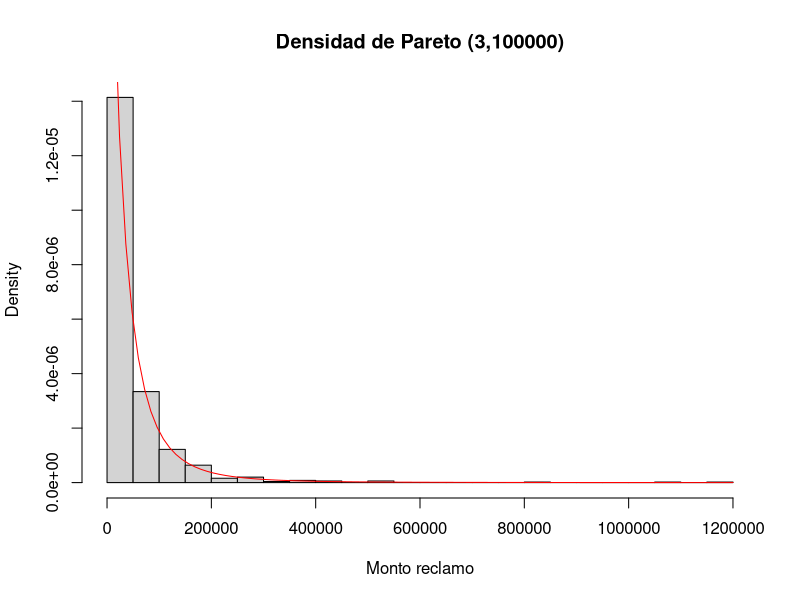
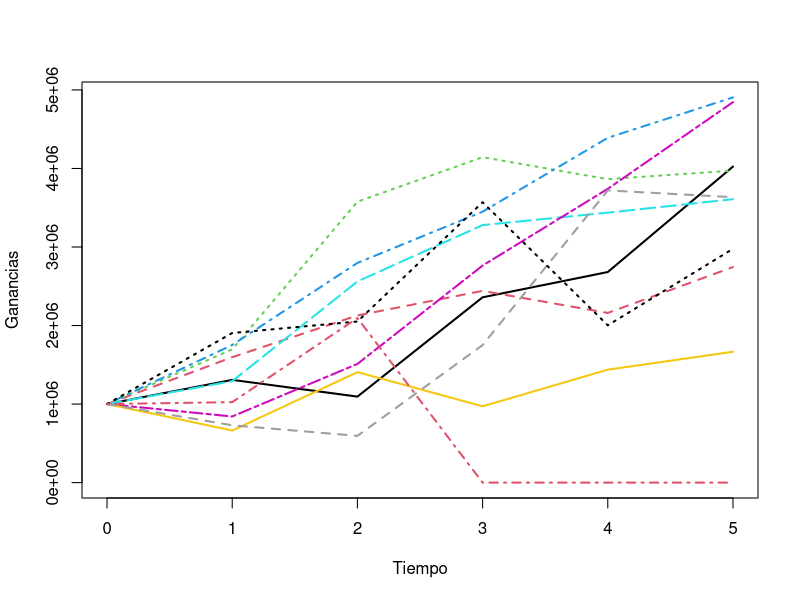
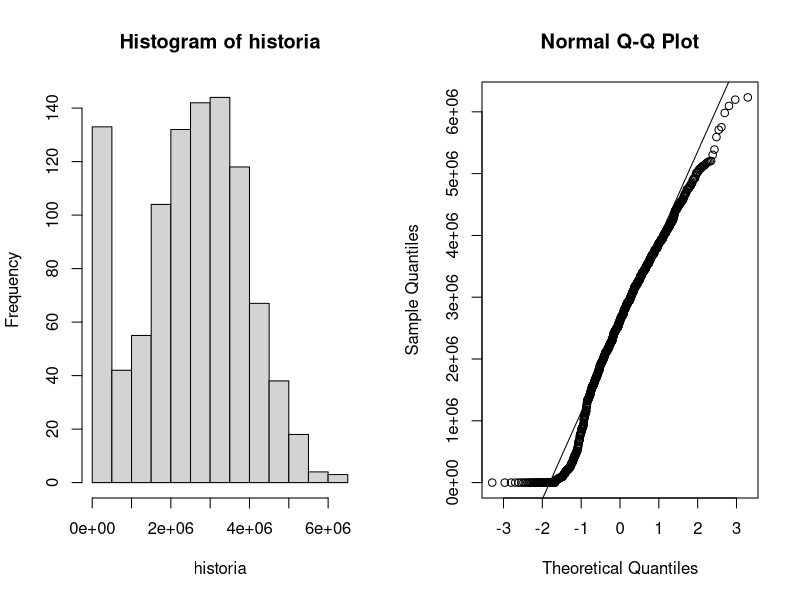

R code for these plots, in order:
## ---- chunk 1

## ---- chunk 2
rpareto<-function(n,alfa,beta) {
        u<-runif(n)
        x<-beta*((1/u^(1/alfa))-1)
  return(x)
}

## ---- chunk 3
dpareto<-function(x,alfa,beta) {
  t<-(alfa*beta^alfa)/(x+beta)^(alfa+1)
        return(t)

}

## ---- chunk 4
set.seed(123)
beta<-100000
alfa<-3
n<-1000

muestra<-rpareto(n,alfa,beta)
hist(muestra,prob=T,breaks="Scott",xlab="Monto reclamo",main="Densidad de Pareto (3,100000)")
curve(dpareto(x,alfa,beta),add=T,col="red")
## ---- chunk 5
balance<-function(inicio=1000000, p=0.1,nclientes=1000,precio_poliza=5500,years=5) {
polizas<-precio_poliza*nclientes
z<-numeric(years)
zini<-1000000
for (i in 1:years) {
  u<-runif(nclientes)
	reclamos<-u<=p
	nreclamos<- sum(reclamos)
	montos<-rpareto(nreclamos,alfa,beta)
	total.reclamos<-sum(montos)
        if (i==1) z[i]<-zini + polizas -total.reclamos
	else z[i]<-z[i-1] + polizas -total.reclamos
        if (z[i] < 0 ) {
		z[i]<-0 
		break()
	 }
}
return(z)
}

## ---- chunk 6
balance()
balance()
balance()
## ---- chunk 7
nrealiza<-10
varias<-matrix(0,nrow=nrealiza,ncol=6)
for (j in 1:nrealiza) {
  varias[j,2:6]<-balance()
  varias[j,1]<-1000000
}
maximo<-max(varias)
minimo<-min(varias)
plot(0:5,varias[1,],type="n",xlim=c(0,5),ylim=c(minimo,maximo),xlab="Tiempo",ylab="Ganancias")
for (j in 1:nrealiza) lines(0:5, varias[j,],col=j,lty=j,lwd=2)

## ---- chunk 8
m<-1000
historia<-numeric(m)
quiebra<-0
for (i in 1:m) {
  cincoY<-balance()
	if (any (cincoY==0)) quiebra<-quiebra + 1
	historia[i] <- mean(cincoY)
}
## ---- chunk 9
pquiebra<-quiebra/m
print(pquiebra)

#Error estandar de la probabilidad de quiebra:
sqrt((1-pquiebra)*pquiebra/m)
## ---- chunk 10
gananciaE<-mean(historia)
print(gananciaE)
## ---- chunk 11
par(mfrow=c(1,2))
hist(historia)
qqnorm(historia)
qqline(historia)
## ---- chunk 12
ic.wil<-wilcox.test(historia,conf.int=T)
ic.wil
## ---- chunk 13
ic.t<-t.test(historia,conf.int=T)
ic.t
